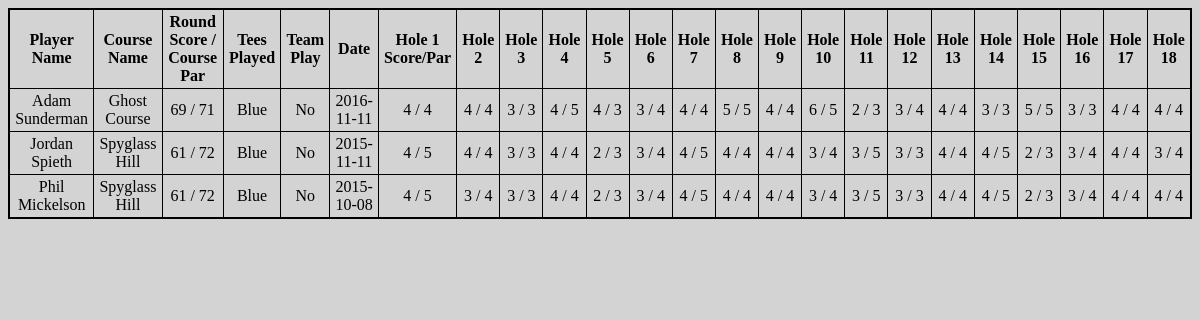
Screenshot of /roundtable.php with the database file from the repository.
### tables this page shows
CREATE TABLE `players`(
`id` int(11) AUTO_INCREMENT NOT NULL,
`fname` varchar(255) NOT NULL,
`lname` varchar(255) NOT NULL,
`age` int(11),
`city` varchar(255),
`state` varchar(2),
`sex` char(1),
`home_course` int(11),
`handicap` float(5,2),
`is_pro` boolean,
FOREIGN KEY (`home_course`) REFERENCES `course_locations`(`id`) ON UPDATE CASCADE ON DELETE SET NULL,
PRIMARY KEY(`id`),
CONSTRAINT playerNameConstraint UNIQUE (`fname`, `lname`)
);

CREATE TABLE `courses`(
`id` int(11) AUTO_INCREMENT NOT NULL,
`course_name` varchar(255) NOT NULL,
`rating` float(5,2),
`par` int(11),
`yards` int(11),
`slope` float(5,2),
`location_id` int(11),
`image_ref` varchar(255),
`hole_1` int(11),
`hole_2` int(11),
`hole_3` int(11),
`hole_4` int(11),
`hole_5` int(11),
`hole_6` int(11),
`hole_7` int(11),
`hole_8` int(11),
`hole_9` int(11),
`hole_10` int(11),
`hole_11` int(11),
`hole_12` int(11),
`hole_13` int(11),
`hole_14` int(11),
`hole_15` int(11),
`hole_16` int(11),
`hole_17` int(11),
`hole_18` int(11),
FOREIGN KEY (`hole_1`) REFERENCES `holes`(`id`) ON UPDATE CASCADE ON DELETE SET NULL,
FOREIGN KEY (`hole_2`) REFERENCES `holes`(`id`) ON UPDATE CASCADE ON DELETE SET NULL,
FOREIGN KEY (`hole_2`) REFERENCES `holes`(`id`) ON UPDATE CASCADE ON DELETE SET NULL,
FOREIGN KEY (`hole_3`) REFERENCES `holes`(`id`) ON UPDATE CASCADE ON DELETE SET NULL,
FOREIGN KEY (`hole_4`) REFERENCES `holes`(`id`) ON UPDATE CASCADE ON DELETE SET NULL,
FOREIGN KEY (`hole_5`) REFERENCES `holes`(`id`) ON UPDATE CASCADE ON DELETE SET NULL,
FOREIGN KEY (`hole_6`) REFERENCES `holes`(`id`) ON UPDATE CASCADE ON DELETE SET NULL,
FOREIGN KEY (`hole_7`) REFERENCES `holes`(`id`) ON UPDATE CASCADE ON DELETE SET NULL,
FOREIGN KEY (`hole_8`) REFERENCES `holes`(`id`) ON UPDATE CASCADE ON DELETE SET NULL,
FOREIGN KEY (`hole_9`) REFERENCES `holes`(`id`) ON UPDATE CASCADE ON DELETE SET NULL,
FOREIGN KEY (`hole_10`) REFERENCES `holes`(`id`) ON UPDATE CASCADE ON DELETE SET NULL,
FOREIGN KEY (`hole_11`) REFERENCES `holes`(`id`) ON UPDATE CASCADE ON DELETE SET NULL,
FOREIGN KEY (`hole_12`) REFERENCES `holes`(`id`) ON UPDATE CASCADE ON DELETE SET NULL,
FOREIGN KEY (`hole_13`) REFERENCES `holes`(`id`) ON UPDATE CASCADE ON DELETE SET NULL,
FOREIGN KEY (`hole_14`) REFERENCES `holes`(`id`) ON UPDATE CASCADE ON DELETE SET NULL,
FOREIGN KEY (`hole_15`) REFERENCES `holes`(`id`) ON UPDATE CASCADE ON DELETE SET NULL,
FOREIGN KEY (`hole_16`) REFERENCES `holes`(`id`) ON UPDATE CASCADE ON DELETE SET NULL,
FOREIGN KEY (`hole_17`) REFERENCES `holes`(`id`) ON UPDATE CASCADE ON DELETE SET NULL,
FOREIGN KEY (`hole_18`) REFERENCES `holes`(`id`) ON UPDATE CASCADE ON DELETE SET NULL,
FOREIGN KEY (`location_id`) REFERENCES `course_locations`(`id`) ON UPDATE CASCADE ON DELETE SET NULL,
PRIMARY KEY(`id`),
CONSTRAINT courseNameConstraint UNIQUE (`course_name`)
);

CREATE TABLE `rounds`(
`id` int(11) AUTO_INCREMENT NOT NULL,
`course_id` int(11),
`tee_color` varchar(255),
`teamplay` boolean,
`handicap_score` int(11),
`play_date` date,
`hole_1_score` int(11),
`hole_2_score` int(11),
`hole_3_score` int(11),
`hole_4_score` int(11),
`hole_5_score` int(11),
`hole_6_score` int(11),
`hole_7_score` int(11),
`hole_8_score` int(11),
`hole_9_score` int(11),
`hole_10_score` int(11),
`hole_11_score` int(11),
`hole_12_score` int(11),
`hole_13_score` int(11),
`hole_14_score` int(11),
`hole_15_score` int(11),
`hole_16_score` int(11),
`hole_17_score` int(11),
`hole_18_score` int(11),
FOREIGN KEY (`course_id`) REFERENCES `courses`(`id`) ON UPDATE CASCADE ON DELETE SET NULL,
PRIMARY KEY(`id`)
);

### roundtable.php (the view, shortened to what this page needs)
<?php
	$conn = new mysqli(mHOST,mDB,mPASS,mUSER);
?>
<!DOCTYPE html PUBLIC "-//W3C//DTD XHTML 1.0 Strict//EN" "http://www.w3.org/TR/xhtml1/DTD/xhtml1-strict.dtd">
<html>
<head>
	<link rel="stylesheet" type="text/css" href="styles/gdb.css">
</head>
<body>
	<table id="othertable">
		<tr><td><b>Player Name</b></td><td><b>Course Name</b></td><td><b>Round Score / Course Par</b></td><td><b>Tees Played</b></td><td><b>Team Play</b></td><td><b>Date</b></td><td><b>Hole 1<br>Score/Par</b></td><td><b>Hole 2</b></td><td><b>Hole 3</b></td><td><b>Hole 4</b></td><td><b>Hole 5</b></td><td><b>Hole 6</b></td><td><b>Hole 7</b></td><td><b>Hole 8</b></td><td><b>Hole 9</b></td><td><b>Hole 10</b></td><td><b>Hole 11</b></td><td><b>Hole 12</b></td><td><b>Hole 13</b></td><td><b>Hole 14</b></td><td><b>Hole 15</b></td><td><b>Hole 16</b></td><td><b>Hole 17</b></td><td><b>Hole 18</b></td></tr>
		<?php
			$stmtStart="SELECT p.fname, p.lname, c.course_name,concat((r.hole_1_score+r.hole_2_score+r.hole_3_score+r.hole_4_score+r.hole_5_score+r.hole_6_score+r.hole_7_score+r.hole_8_score+r.hole_9_score+r.hole_10_score+r.hole_11_score+r.hole_12_score+r.hole_13_score+r.hole_14_score+r.hole_15_score+r.hole_16_score+r.hole_17_score+r.hole_18_score),' / ',c.par) as total, r.tee_color, IF(r.teamplay=0,'No', 'Yes') as teamplay, r.play_date, concat(r.hole_1_score,' / ',(SELECT h.par FROM holes h WHERE h.id=c.hole_1)) as hole_1_score, concat(r.hole_2_score,' / ',(SELECT h.par FROM holes h WHERE h.id=c.hole_2)) as hole_2_score, concat(r.hole_3_score,' / ',(SELECT h.par FROM holes h WHERE h.id=c.hole_3)) as hole_3_score, concat(r.hole_4_score,' / ',(SELECT h.par FROM holes h WHERE h.id=c.hole_4)) as hole_4_score, concat(r.hole_5_score,' / ',(SELECT h.par FROM holes h WHERE h.id=c.hole_5)) as hole_5_score, concat(r.hole_6_score,' / ',(SELECT h.par FROM holes h WHERE h.id=c.hole_6)) as hole_6_score, concat(r.hole_7_score,' / ',(SELECT h.par FROM holes h WHERE h.id=c.hole_7)) as hole_7_score, concat(r.hole_8_score,' / ',(SELECT h.par FROM holes h WHERE h.id=c.hole_8)) as hole_8_score, concat(r.hole_9_score,' / ',(SELECT h.par FROM holes h WHERE h.id=c.hole_9)) as hole_9_score, concat(r.hole_10_score,' / ',(SELECT h.par FROM holes h WHERE h.id=c.hole_10)) as hole_10_score, concat(r.hole_11_score,' / ',(SELECT h.par FROM holes h WHERE h.id=c.hole_11)) as hole_11_score, concat(r.hole_12_score,' / ',(SELECT h.par FROM holes h WHERE h.id=c.hole_12)) as hole_12_score, concat(r.hole_13_score,' / ',(SELECT h.par FROM holes h WHERE h.id=c.hole_13)) as hole_13_score, concat(r.hole_14_score,' / ',(SELECT h.par FROM holes h WHERE h.id=c.hole_14)) as hole_14_score, concat(r.hole_15_score,' / ',(SELECT h.par FROM holes h WHERE h.id=c.hole_15)) as hole_15_score, concat(r.hole_16_score,' / ',(SELECT h.par FROM holes h WHERE h.id=c.hole_16)) as hole_16_score, concat(r.hole_17_score,' / ',(SELECT h.par FROM holes h WHERE h.id=c.hole_17)) as hole_17_score, concat(r.hole_18_score,' / ',(SELECT h.par FROM holes h WHERE h.id=c.hole_18)) as hole_18_score FROM players p JOIN player_rounds pr ON p.id=pr.player_id LEFT JOIN rounds r ON r.id=pr.round_id INNER JOIN courses c on r.course_id=c.id";
			if(!($stmt = $conn->prepare($stmtStart))){
				echo "Prepare failed: "  . $conn->errno . " " . $conn->error;
			}
			if(!$stmt->execute()){
				echo "Execute failed: "  . $stmt->errno . " " . $stmt->error;
			}
			if(!$stmt->bind_result($fname, $lname, $course_name, $total, $tee_color, $teamplay, $play_date, $hole_1_score, $hole_2_score, $hole_3_score, $hole_4_score, $hole_5_score, $hole_6_score, $hole_7_score, $hole_8_score, $hole_9_score, $hole_10_score, $hole_11_score, $hole_12_score, $hole_13_score, $hole_14_score, $hole_15_score, $hole_16_score, $hole_17_score, $hole_18_score)){
				echo "Bind failed: "  . $stmt->errno . " " . $stmt->error;
			}
			while($stmt->fetch()){
 				echo "<tr><td>" . $fname . ' ' . $lname . "</td><td>" . $course_name . "</td><td>" . $total . "</td><td>" . $tee_color . "</td><td>" . $teamplay . "</td><td>" . $play_date . "</td><td>" . $hole_1_score . "</td><td>" . $hole_2_score . "</td><td>" . $hole_3_score . "</td><td>" . $hole_4_score . "</td><td>" . $hole_5_score . "</td><td>" . $hole_6_score . "</td><td>" . $hole_7_score . "</td><td>" . $hole_8_score . "</td><td>" . $hole_9_score . "</td><td>" . $hole_10_score . "</td><td>" . $hole_11_score . "</td><td>" . $hole_12_score . "</td><td>" . $hole_13_score . "</td><td>" . $hole_14_score . "</td><td>" . $hole_15_score . "</td><td>" . $hole_16_score . "</td><td>" . $hole_17_score . "</td><td>" . $hole_18_score . "</td></tr>";
			}
		?>
	</table>
</body>
</html>

### gdb.css (style rules this page uses)
body { background: lightgrey; }
#othertable { border: solid 2px black; border-collapse: collapse; text-align: center; }
#othertable td { border: solid 1px black; padding-left: 5px; padding-right: 5px; padding-top: 3px; padding-bottom: 3px; }
#othertable tr { border: solid 1px black; }

### rows the page displays
players: fname "Adam", lname "Sunderman", courses.course_name "Ghost Course", total "69 / 71", rounds.tee_color "Blue", teamplay "No", rounds.play_date "2016-11-11", hole_1_score "4 / 4", hole_2_score "4 / 4", hole_3_score "3 / 3", hole_4_score "4 / 5", hole_5_score "4 / 3", hole_6_score "3 / 4", hole_7_score "4 / 4", hole_8_score "5 / 5", hole_9_score "4 / 4", hole_10_score "6 / 5", hole_11_score "2 / 3", hole_12_score "3 / 4", hole_13_score "4 / 4", hole_14_score "3 / 3", hole_15_score "5 / 5", hole_16_score "3 / 3", hole_17_score "4 / 4", hole_18_score "4 / 4"
players: fname "Jordan", lname "Spieth", courses.course_name "Spyglass Hill", total "61 / 72", rounds.tee_color "Blue", teamplay "No", rounds.play_date "2015-11-11", hole_1_score "4 / 5", hole_2_score "4 / 4", hole_3_score "3 / 3", hole_4_score "4 / 4", hole_5_score "2 / 3", hole_6_score "3 / 4", hole_7_score "4 / 5", hole_8_score "4 / 4", hole_9_score "4 / 4", hole_10_score "3 / 4", hole_11_score "3 / 5", hole_12_score "3 / 3", hole_13_score "4 / 4", hole_14_score "4 / 5", hole_15_score "2 / 3", hole_16_score "3 / 4", hole_17_score "4 / 4", hole_18_score "3 / 4"
players: fname "Phil", lname "Mickelson", courses.course_name "Spyglass Hill", total "61 / 72", rounds.tee_color "Blue", teamplay "No", rounds.play_date "2015-10-08", hole_1_score "4 / 5", hole_2_score "3 / 4", hole_3_score "3 / 3", hole_4_score "4 / 4", hole_5_score "2 / 3", hole_6_score "3 / 4", hole_7_score "4 / 5", hole_8_score "4 / 4", hole_9_score "4 / 4", hole_10_score "3 / 4", hole_11_score "3 / 5", hole_12_score "3 / 3", hole_13_score "4 / 4", hole_14_score "4 / 5", hole_15_score "2 / 3", hole_16_score "3 / 4", hole_17_score "4 / 4", hole_18_score "4 / 4"
